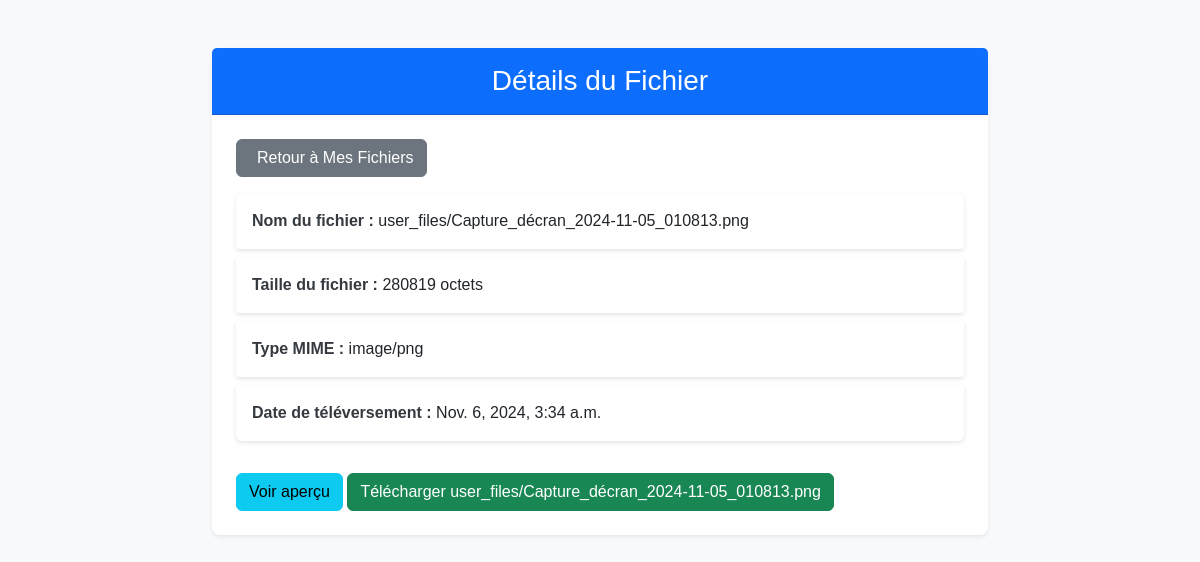
The app's page /file/34/ (signed in) with its own data.
### drive/models.py (models this page shows, shortened)
class File(models.Model):
    file = models.FileField(upload_to='user_files/')
    user = models.ForeignKey(User, on_delete=models.CASCADE)
    folder = models.ForeignKey(Folder, null=True, blank=True, related_name='files', on_delete=models.CASCADE)
    uploaded_at = models.DateTimeField(auto_now_add=True)
    file_size = models.PositiveIntegerField(null=True, blank=True)  # Permettre null temporairement
    file_type = models.CharField(max_length=50, null=True, blank=True)  # Permettre null temporairement

### drive/views.py (the view)
# urls.py: path('file/<int:file_id>/', file_details, name='file_details'),
@login_required
def file_details(request, file_id):
    file = get_object_or_404(File, id=file_id, user=request.user)
    preview_url = None
    if file.file_type.startswith('image/'):
        preview_url = file.file.url  # Si c'est une image, on peut afficher directement l'URL du fichier
    elif file.file_type.startswith('video/'):
        preview_url = file.file.url  # Pour les vidéos, on pourrait utiliser un lecteur vidéo
    elif file.file_type == 'application/pdf':
        preview_url = file.file.url  # Pour les PDF, on peut également l'afficher directement
    return render(request, 'drive/file_details.html', {
        'file': file,
        'preview_url': preview_url,  # Passer l'URL pour la prévisualisation
    })

### drive/templates/drive/file_details.html (shortened to what this page needs)
{% load static %}
<!DOCTYPE html>
<html lang="fr">
<head>
    <link href="https://cdn.jsdelivr.net/npm/bootstrap@5.3.0-alpha1/dist/css/bootstrap.min.css" rel="stylesheet">
    <link rel="stylesheet" href="{% static 'drive/css/file_details.css' %}">
</head>
<body class="bg-light">
    <div class="container mt-5">
        <div class="card shadow-sm">
            <div class="card-header bg-primary text-white">
                <h1 class="h3 mb-0">Détails du Fichier</h1>
            </div>
            <div class="card-body">
                <a href="{% url 'browse_files' %}" class="btn btn-secondary mb-3">
                     Retour à Mes Fichiers
                </a>
                {% if file %}
                    <ul class="list-group">
                        <li class="list-group-item">
                            <strong>Nom du fichier :</strong> {{ file.file.name }}
                        </li>
                        <li class="list-group-item">
                            <strong>Taille du fichier :</strong> {{ file.file_size }} octets
                        </li>
                        <li class="list-group-item">
                            <strong>Type MIME :</strong> {{ file.file_type }}
                        </li>
                        <li class="list-group-item">
                            <strong>Date de téléversement :</strong> {{ file.uploaded_at }}
                        </li>
                    </ul>
                    <div class="mt-4">
                        <button type="button" class="btn btn-info" onclick="showPreview('{{ file.file.url }}', '{{ file.file_type }}')">
                            Voir aperçu
                        </button>
                        <a href="{{ file.file.url }}" class="btn btn-success" download>
                            Télécharger {{ file.file.name }}
                        </a>
                    </div>
                {% else %}
                    <div class="alert alert-danger" role="alert">
                        Le fichier demandé n'a pas été trouvé.
                    </div>
                {% endif %}
            </div>
        </div>
    </div>
</body>
</html>

### drive/static/drive/css/file_details.css (style rules this page uses)
body { font-family: Arial, sans-serif; background-color: #f8f9fa; }
.container { max-width: 800px; margin: 0 auto; }
.card { border: none; border-radius: 8px; }
.card-header { border-radius: 8px 8px 0 0; padding: 1rem; text-align: center; }
.card-body { padding: 1.5rem; }
.btn { display: inline-flex; align-items: center; gap: 0.5rem; }
.list-group-item { border: none; padding: 1rem; background-color: #ffffff; margin-bottom: 0.5rem; border-radius: 4px; box-shadow: 0 2px 4px rgba(0, 0, 0, 0.1); }
.list-group-item strong { color: #343a40; }

### records on screen
File: file.name "user_files/Capture_décran_2024-11-05_010813.png", file_size "280819", file_type "image/png", uploaded_at "Nov. 6, 2024, 3:34 a.m."
